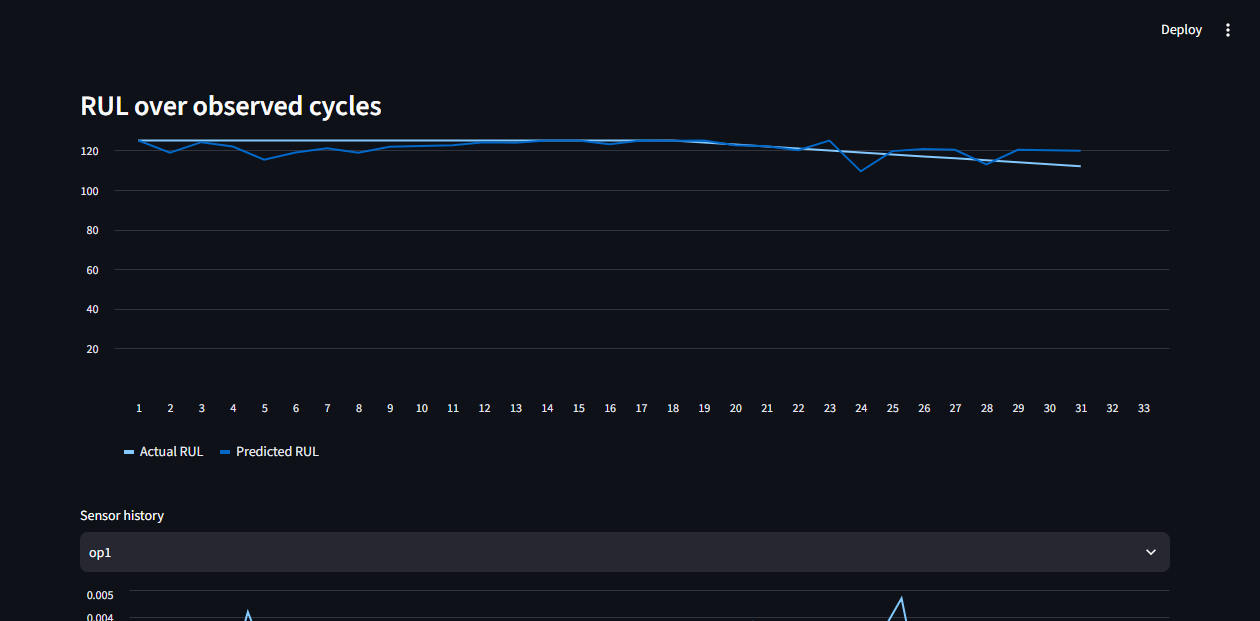
#> input picture dashboard-fleet.png, 1260 x 621 px
$ python make_dashboard_gif.py
#> lines starting #> are read from the running program, lines starting #| are printed output that depends on the picture
# This file turns five dashboard screenshots into one short looping animation for the project readme.

# These lines bring in file paths and the image tools.
from pathlib import Path

from PIL import Image, ImageOps

# The project folder, the screenshot names in the order they should play, and the size of each frame.
ROOT = Path(__file__).resolve().parents[1]
SHOTS = [
    "dashboard-fleet.png",
    "dashboard-engine.png",
    "dashboard-models.png",
    "dashboard-cost.png",
    "dashboard-memo.png",
]
SIZE = (960, 540)


# This opens each screenshot, fits it to the same size, and saves them as one animation.
def main():
    frames = []
    for name in SHOTS:
        # Open the picture and make sure it is a normal color image.
        image = Image.open(ROOT / name).convert("RGB")
#> image is the input picture: PIL image 1260x621 RGB; mean R, G, B 17.3, 20.6, 27.2
        # Fit it into the frame size, pad any empty space, and keep the top of the page in view.
        image = ImageOps.pad(image, SIZE, method=Image.Resampling.LANCZOS, color="#0e1117", centering=(0.5, 0.1))
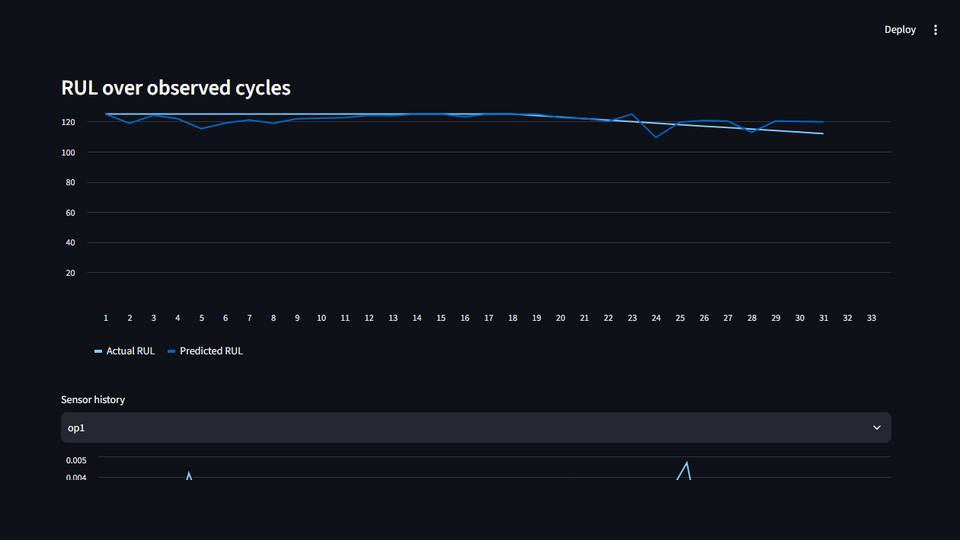
#> image: PIL image 960x540 RGB; mean R, G, B 16.9, 20.2, 26.6
        # Shrink the color count so the animation file stays smaller.
        frames.append(image.quantize(colors=128, method=Image.Quantize.MEDIANCUT))
#> pass 2 of the loop in main, `for name in SHOTS:`:
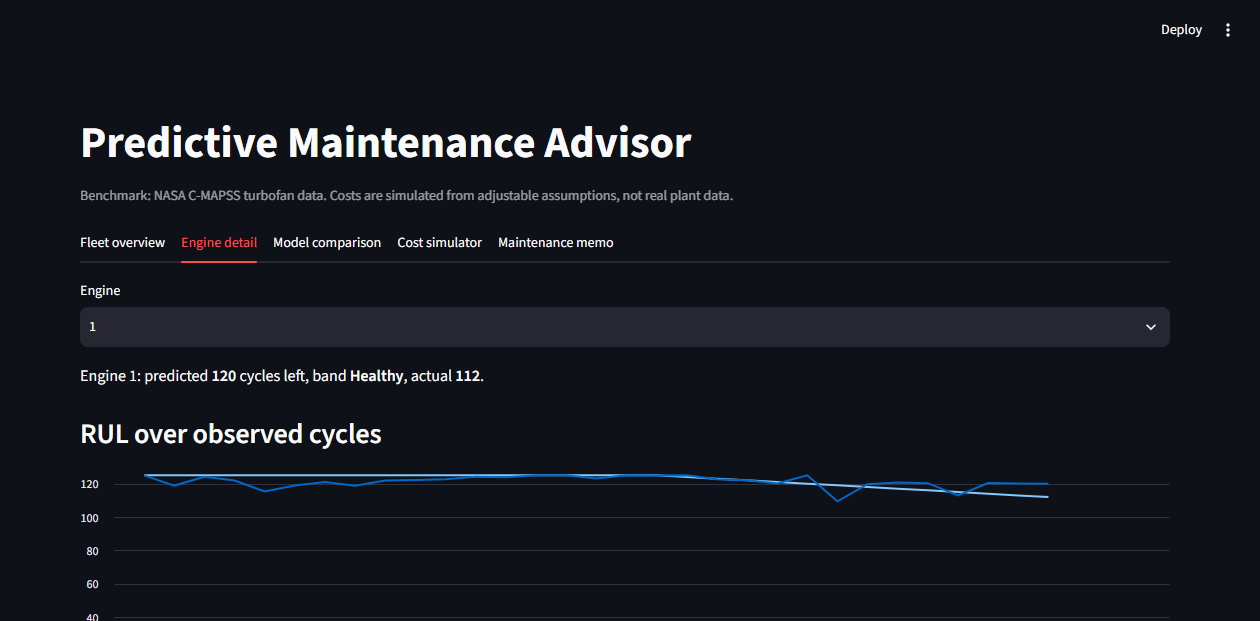
#> input picture dashboard-engine.png, 1260 x 621 px
#> in main, image is the input picture: PIL image 1260x621 RGB; mean R, G, B 20.6, 23.7, 30.1
#> in main, `image = ImageOps.pad(image, SIZE, method=Image.Resampling.LANCZOS, col..`:
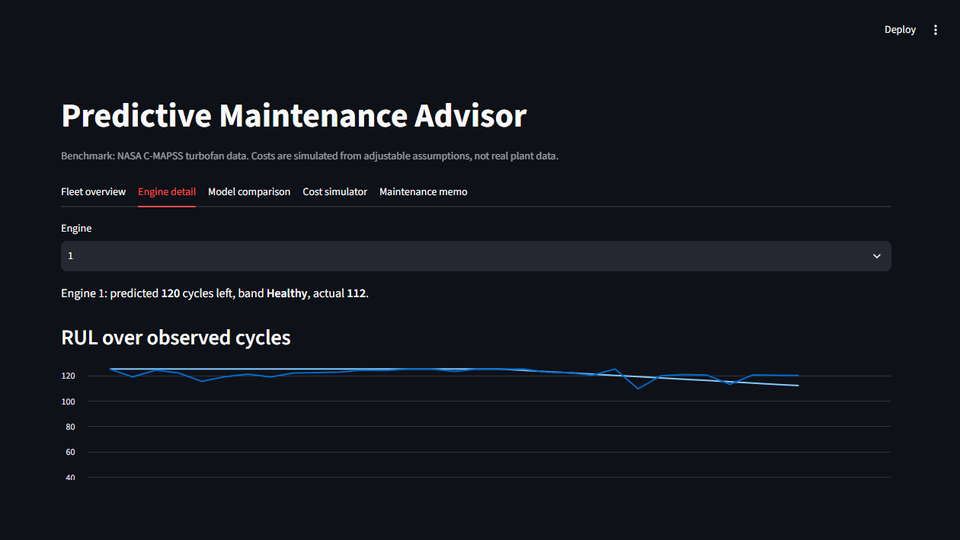
#> image: PIL image 960x540 RGB; mean R, G, B 19.8, 22.9, 29.2
#> pass 3 of the loop in main, `for name in SHOTS:`:
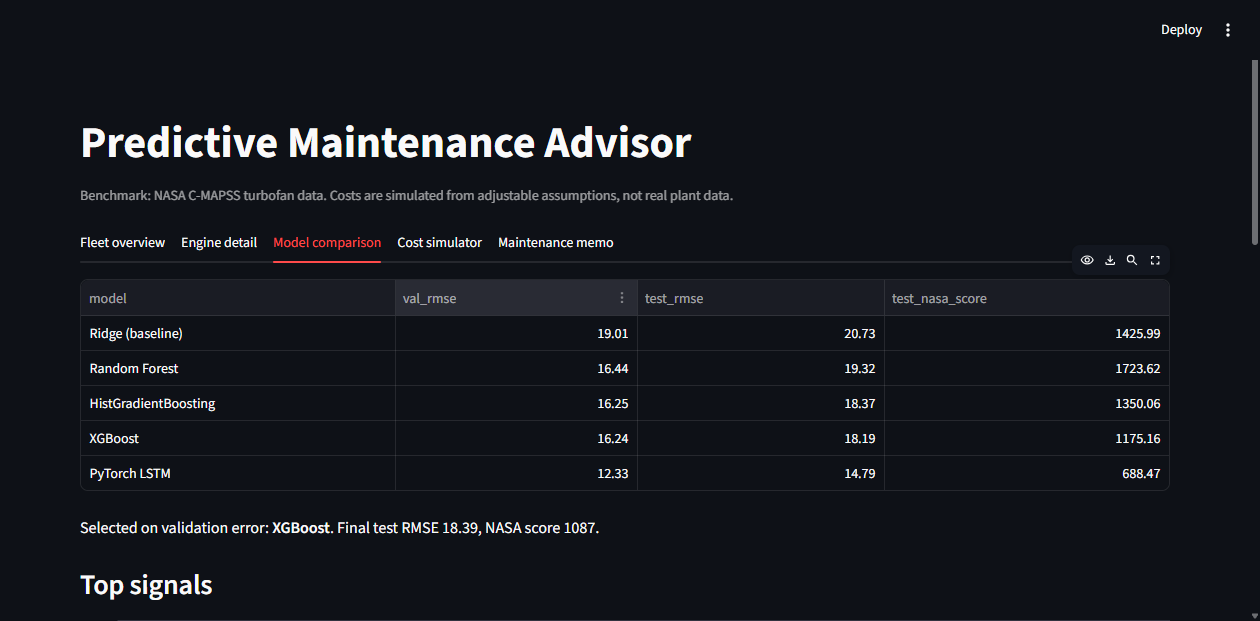
#> input picture dashboard-models.png, 1260 x 621 px
#> in main, image is the input picture: PIL image 1260x621 RGB; mean R, G, B 21, 23.7, 29.7
#> in main, `image = ImageOps.pad(image, SIZE, method=Image.Resampling.LANCZOS, col..`:
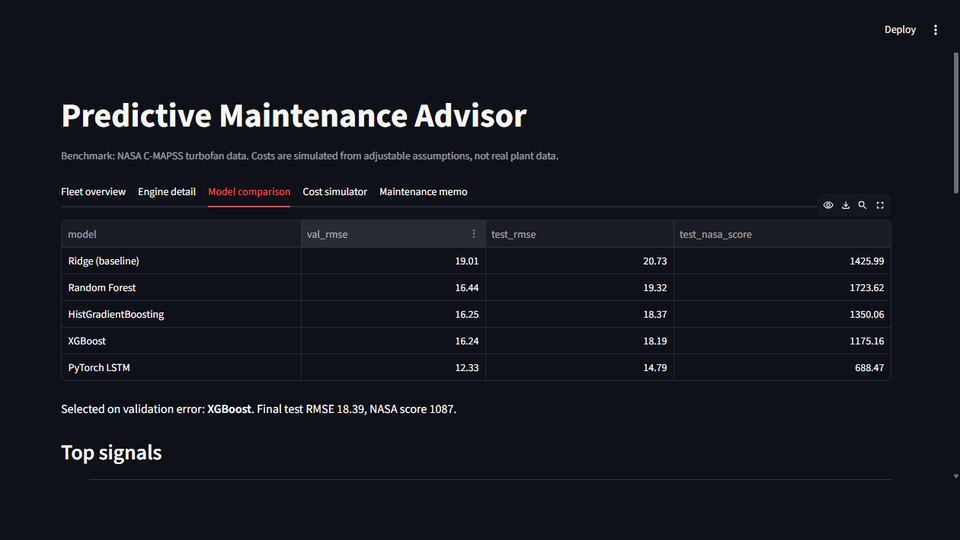
#> image: PIL image 960x540 RGB; mean R, G, B 20.1, 22.9, 28.8
#> the loop made 5 passes; the first 3 are shown

    # Save the frames as a looping animation and print where it went.
    output = ROOT / "dashboard-demo.gif"
    frames[0].save(output, save_all=True, append_images=frames[1:], duration=1800, loop=0, optimize=True)
    print(f"Wrote {output} ({len(frames)} frames, {SIZE[0]}x{SIZE[1]})")


# When this file is run directly, build the animation.
if __name__ == "__main__":
    main()
